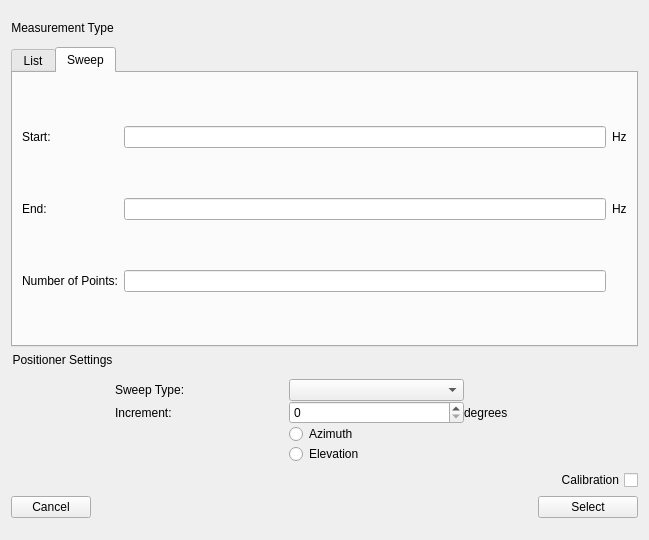
<?xml version="1.0" encoding="UTF-8"?>
<ui version="4.0">
 <class>SettingsWindow</class>
 <widget class="QWidget" name="SettingsWindow">
  <property name="geometry">
   <rect>
    <x>0</x>
    <y>0</y>
    <width>649</width>
    <height>540</height>
   </rect>
  </property>
  <property name="sizePolicy">
   <sizepolicy hsizetype="Preferred" vsizetype="Minimum">
    <horstretch>0</horstretch>
    <verstretch>0</verstretch>
   </sizepolicy>
  </property>
  <property name="focusPolicy">
   <enum>Qt::NoFocus</enum>
  </property>
  <property name="acceptDrops">
   <bool>false</bool>
  </property>
  <property name="windowTitle">
   <string>Settings Window</string>
  </property>
  <property name="layoutDirection">
   <enum>Qt::LeftToRight</enum>
  </property>
  <property name="autoFillBackground">
   <bool>false</bool>
  </property>
  <layout class="QVBoxLayout" name="verticalLayout">
   <item>
    <layout class="QGridLayout" name="main_layout">
     <property name="horizontalSpacing">
      <number>1</number>
     </property>
     <item row="3" column="1">
      <layout class="QGridLayout" name="pos_settings_layout">
       <item row="4" column="1">
        <widget class="QRadioButton" name="azimuth_rbttn">
         <property name="text">
          <string>Azimuth</string>
         </property>
        </widget>
       </item>
       <item row="3" column="1">
        <widget class="QSpinBox" name="spinBox"/>
       </item>
       <item row="3" column="2">
        <widget class="QLabel" name="increment_suffix_label">
         <property name="text">
          <string>degrees</string>
         </property>
        </widget>
       </item>
       <item row="5" column="1">
        <widget class="QRadioButton" name="elevation_rbttn">
         <property name="text">
          <string>Elevation</string>
         </property>
        </widget>
       </item>
       <item row="2" column="1">
        <widget class="QComboBox" name="sweep_type_cBox"/>
       </item>
       <item row="2" column="0">
        <widget class="QLabel" name="sweep_type_label">
         <property name="text">
          <string>Sweep Type:</string>
         </property>
        </widget>
       </item>
       <item row="3" column="0">
        <widget class="QLabel" name="increment_label">
         <property name="text">
          <string>Increment:</string>
         </property>
        </widget>
       </item>
      </layout>
     </item>
     <item row="2" column="0">
      <widget class="QLabel" name="pos_settings_label">
       <property name="maximumSize">
        <size>
         <width>16777215</width>
         <height>20</height>
        </size>
       </property>
       <property name="text">
        <string>Positioner Settings</string>
       </property>
       <property name="alignment">
        <set>Qt::AlignHCenter|Qt::AlignTop</set>
       </property>
      </widget>
     </item>
     <item row="0" column="0">
      <widget class="QLabel" name="meas_type_label">
       <property name="sizePolicy">
        <sizepolicy hsizetype="Minimum" vsizetype="Minimum">
         <horstretch>0</horstretch>
         <verstretch>0</verstretch>
        </sizepolicy>
       </property>
       <property name="maximumSize">
        <size>
         <width>16777215</width>
         <height>20</height>
        </size>
       </property>
       <property name="text">
        <string>Measurement Type</string>
       </property>
       <property name="alignment">
        <set>Qt::AlignHCenter|Qt::AlignTop</set>
       </property>
      </widget>
     </item>
     <item row="1" column="0" colspan="2">
      <widget class="QTabWidget" name="vna_settings_tabs">
       <property name="enabled">
        <bool>true</bool>
       </property>
       <property name="sizePolicy">
        <sizepolicy hsizetype="Minimum" vsizetype="MinimumExpanding">
         <horstretch>0</horstretch>
         <verstretch>0</verstretch>
        </sizepolicy>
       </property>
       <property name="maximumSize">
        <size>
         <width>16777215</width>
         <height>300</height>
        </size>
       </property>
       <property name="tabPosition">
        <enum>QTabWidget::North</enum>
       </property>
       <property name="tabShape">
        <enum>QTabWidget::Rounded</enum>
       </property>
       <property name="currentIndex">
        <number>1</number>
       </property>
       <property name="usesScrollButtons">
        <bool>false</bool>
       </property>
       <property name="movable">
        <bool>false</bool>
       </property>
       <widget class="QWidget" name="list_tab">
        <property name="enabled">
         <bool>true</bool>
        </property>
        <property name="sizePolicy">
         <sizepolicy hsizetype="Minimum" vsizetype="Minimum">
          <horstretch>0</horstretch>
          <verstretch>0</verstretch>
         </sizepolicy>
        </property>
        <attribute name="title">
         <string>List</string>
        </attribute>
        <layout class="QGridLayout" name="gridLayout_4">
         <item row="0" column="0">
          <widget class="QLabel" name="freq_list_label">
           <property name="enabled">
            <bool>true</bool>
           </property>
           <property name="sizePolicy">
            <sizepolicy hsizetype="Maximum" vsizetype="Maximum">
             <horstretch>0</horstretch>
             <verstretch>0</verstretch>
            </sizepolicy>
           </property>
           <property name="text">
            <string>Enter List of Frequencies:</string>
           </property>
          </widget>
         </item>
         <item row="0" column="1">
          <widget class="QLineEdit" name="freq_list_lineEdit">
           <property name="sizePolicy">
            <sizepolicy hsizetype="Maximum" vsizetype="Maximum">
             <horstretch>0</horstretch>
             <verstretch>0</verstretch>
            </sizepolicy>
           </property>
          </widget>
         </item>
        </layout>
       </widget>
       <widget class="QWidget" name="sweep_tab">
        <attribute name="title">
         <string>Sweep</string>
        </attribute>
        <layout class="QGridLayout" name="gridLayout_3">
         <item row="0" column="0">
          <widget class="QLabel" name="start_label">
           <property name="text">
            <string>Start:</string>
           </property>
          </widget>
         </item>
         <item row="0" column="1">
          <widget class="QLineEdit" name="start_freq_lineEdit"/>
         </item>
         <item row="0" column="2">
          <widget class="QLabel" name="start_label_suffix">
           <property name="text">
            <string>Hz</string>
           </property>
          </widget>
         </item>
         <item row="1" column="0">
          <widget class="QLabel" name="end_label">
           <property name="text">
            <string>End:</string>
           </property>
          </widget>
         </item>
         <item row="1" column="1">
          <widget class="QLineEdit" name="end_freq_lineEdit"/>
         </item>
         <item row="1" column="2">
          <widget class="QLabel" name="end_label_suffix">
           <property name="text">
            <string>Hz</string>
           </property>
          </widget>
         </item>
         <item row="2" column="0">
          <widget class="QLabel" name="num_pts_label">
           <property name="text">
            <string>Number of Points:</string>
           </property>
          </widget>
         </item>
         <item row="2" column="1">
          <widget class="QLineEdit" name="num_points_lineEdit"/>
         </item>
        </layout>
       </widget>
      </widget>
     </item>
     <item row="4" column="1">
      <widget class="QCheckBox" name="calibration_cbox">
       <property name="sizePolicy">
        <sizepolicy hsizetype="MinimumExpanding" vsizetype="Maximum">
         <horstretch>0</horstretch>
         <verstretch>0</verstretch>
        </sizepolicy>
       </property>
       <property name="acceptDrops">
        <bool>false</bool>
       </property>
       <property name="layoutDirection">
        <enum>Qt::RightToLeft</enum>
       </property>
       <property name="text">
        <string>Calibration</string>
       </property>
      </widget>
     </item>
     <item row="5" column="1">
      <widget class="QPushButton" name="select_pbttn">
       <property name="maximumSize">
        <size>
         <width>100</width>
         <height>16777215</height>
        </size>
       </property>
       <property name="toolTip">
        <string notr="true"/>
       </property>
       <property name="layoutDirection">
        <enum>Qt::RightToLeft</enum>
       </property>
       <property name="text">
        <string>Select</string>
       </property>
      </widget>
     </item>
     <item row="5" column="0">
      <widget class="QPushButton" name="cancel_pbttn">
       <property name="enabled">
        <bool>true</bool>
       </property>
       <property name="sizePolicy">
        <sizepolicy hsizetype="Maximum" vsizetype="Maximum">
         <horstretch>0</horstretch>
         <verstretch>0</verstretch>
        </sizepolicy>
       </property>
       <property name="layoutDirection">
        <enum>Qt::LeftToRight</enum>
       </property>
       <property name="text">
        <string>Cancel</string>
       </property>
      </widget>
     </item>
    </layout>
   </item>
  </layout>
 </widget>
 <resources/>
 <connections/>
</ui>
